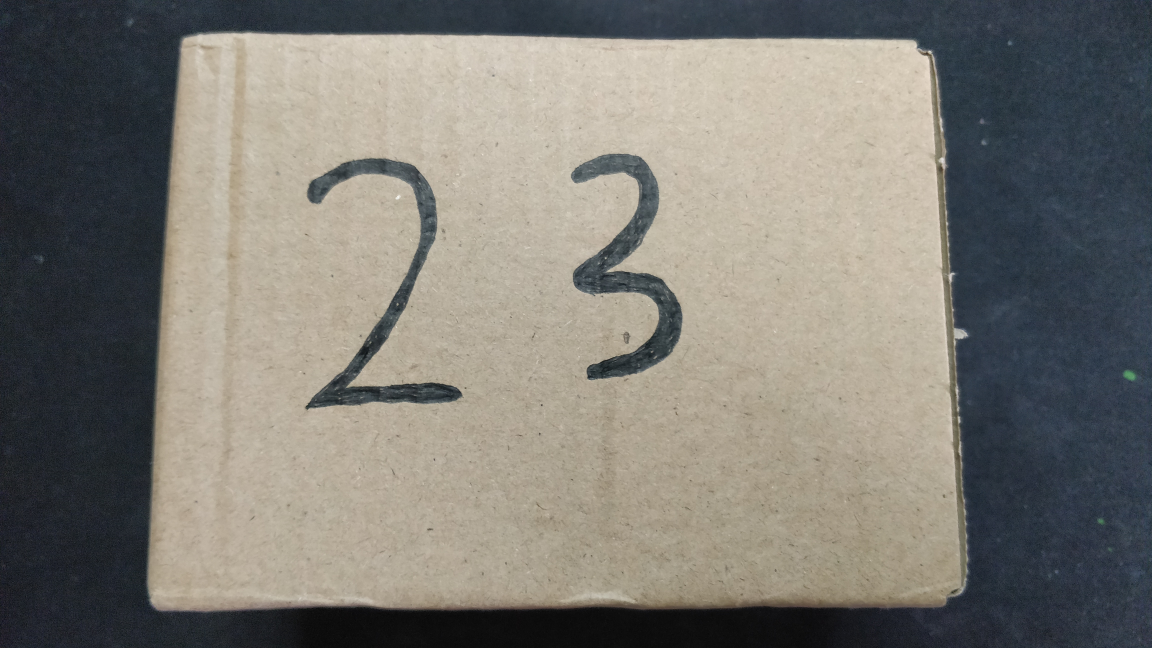
#> input picture pictures/box3.jpg, 4608 x 2592 px (shown at 1/4 size)
$ python Image_Preprocessing.py   (older library calls are emulated)
#> lines starting #> are read from the running program, lines starting #| are printed output that depends on the picture; after the words box and inside, x2 and y2 are one past the last pixel; in counts of white or black regions, pixels touching at a corner belong together
### RegionGrow.py
#!D:\Software\Anaconda\InstallAddress\envs\tensorflow\python.exe
# -*- coding: utf-8 -*-
# @Time : 2019/5/11 12:48
# @Author : Howard
# @Site :
# @File : RegionGrow.py
# @Software: PyCharm
import numpy as np
import cv2


class Point(object):
	def __init__(self, x, y):
		self.x = x
		self.y = y

	def getX(self):
		return self.x

	def getY(self):
		return self.y


def getGrayDiff(img, currentPoint, tmpPoint):
	return abs(int(img[currentPoint.x, currentPoint.y]) - int(img[tmpPoint.x, tmpPoint.y]))


def selectConnects(p):
	if p != 0:
		connects = [Point(-1, -1), Point(0, -1), Point(1, -1), Point(1, 0), Point(1, 1), \
		            Point(0, 1), Point(-1, 1), Point(-1, 0)]
	else:
		connects = [Point(0, -1), Point(1, 0), Point(0, 1), Point(-1, 0)]
	return connects


def regionGrow(img, seeds, thresh, p=1):
	height, weight = img.shape
	seedMark = np.zeros(img.shape)
	seedList = []
	for seed in seeds:
		seedList.append(seed)
	label = 1
	connects = selectConnects(p)
	while (len(seedList) > 0):
		currentPoint = seedList.pop(0)

		seedMark[currentPoint.x, currentPoint.y] = label
		for i in range(8):
			tmpX = currentPoint.x + connects[i].x
			tmpY = currentPoint.y + connects[i].y
			if tmpX < 0 or tmpY < 0 or tmpX >= height or tmpY >= weight:
				continue
			grayDiff = getGrayDiff(img, currentPoint, Point(tmpX, tmpY))
			if grayDiff < thresh and seedMark[tmpX, tmpY] == 0:
				seedMark[tmpX, tmpY] = label
				seedList.append(Point(tmpX, tmpY))
	return seedMark


def select_corner(img):
	[rows, cols] = img.shape  # [行， 列]
	record_min_i = rows
	record_min_j = cols
	record_max_i = 0
	record_max_j = 0
	threshold = 0.01*img.max()
	# 在第一个象限中寻找最接近左上端的角点
	minimum = rows + cols
	record_i1 = rows
	record_j1 = cols
	for i in range(int(rows/2)):
		for j in range(int(cols/2)):
			if img[i, j] > threshold and i + j < minimum:
				minimum = i + j
				record_i1 = i
				record_j1 = j
	# print('第一象限角点为', record_i1, record_j1)
	# 在第二个象限中寻找最接近右上端的角点
	maximum = 0
	record_i2 = 0
	record_j2 = cols
	for i in range(int(rows/2)):
		for j in range(cols - 1, int(cols/2), -1):
			if img[i, j] > threshold and j / (i+1) > maximum:
				maximum = j / (i+1)
				record_i2 = i
				record_j2 = j
	# print('第二象限角点为', record_i2, record_j2)
	# 在第三个象限中寻找最接近左下端的角点
	maximum = 0
	record_i3 = rows
	record_j3 = 0
	for i in range(rows - 1, int(rows/2), -1):
		for j in range(int(cols/2)):
			if img[i, j] > threshold and i / (j+1) > maximum:
				maximum = i / (j+1)
				record_i3 = i
				record_j3 = j
	# print('第三象限角点为', record_i3, record_j3)
	# 在第四个象限中寻找最接近右下端的角点
	maximum = 0
	record_i4 = 0
	record_j4 = 0
	for i in range(rows - 1, int(rows/2), -1):
		for j in range(cols - 1, int(cols/2), -1):
			if img[i, j] > threshold and i + j > maximum:
				maximum = i + j
				record_i4 = i
				record_j4 = j
	# print('第四象限角点为', record_i4, record_j4)
	# 判定最佳ROI范围
	record_min_i = max(record_i1, record_i2)
	record_min_j = max(record_j1, record_j3)
	record_max_i = min(record_i3, record_i4)
	record_max_j = min(record_j2, record_j4)
	# print('The return value is ', record_min_i, record_min_j, record_max_i, record_max_j)
	return [record_min_i, record_min_j, record_max_i, record_max_j]


# [65 lines left out: function main, not called in this run]


# [2 lines that do not run on import are left out]

### mnist_lenet5_app.py
#!D:\Software\Anaconda\InstallAddress\envs\tensorflow\python.exe
# -*- coding: utf-8 -*-
# @Time : 2019/4/14 16:59
# @Author : Howard
# @Site :
# @File : mnist_lenet5_app.py
# @Software: PyCharm
import tensorflow as tf
import numpy as np
from PIL import Image
import mnist_lenet5_backward
import mnist_lenet5_forward


def restore_model(testPicArr):
    with tf.Graph().as_default() as tg:
        x = tf.placeholder(tf.float32, [1, mnist_lenet5_forward.IMAGE_SIZE * mnist_lenet5_forward.IMAGE_SIZE])
        y = mnist_lenet5_forward.forward(x=x, train=False, state=2, regularizer=None)
        preValue = tf.argmax(y, 1)

        variable_averages = tf.train.ExponentialMovingAverage(mnist_lenet5_backward.MOVING_AVERAGE_DECAY)
        variables_to_restore = variable_averages.variables_to_restore()
        saver = tf.train.Saver(variables_to_restore)

        with tf.Session() as sess:
            ckpt = tf.train.get_checkpoint_state(mnist_lenet5_backward.MODEL_SAVE_PATH)
            if ckpt and ckpt.model_checkpoint_path:
                saver.restore(sess, ckpt.model_checkpoint_path)

                preValue = sess.run(preValue, feed_dict={x: testPicArr})
                return preValue
            else:
                print('No checkpoint file found')
                return -1


def pre_pic(img):
    img = Image.fromarray(img)
    reIm = img.resize((28, 28), Image.ANTIALIAS)
    im_arr = np.array(reIm.convert('L'))
    threshold = 50
    for i in range(28):
        for j in range(28):
            im_arr[i][j] = 255 - im_arr[i][j]
            if im_arr[i][j] < threshold:
                im_arr[i][j] = 0
            else:
                im_arr[i][j] = 255

    nm_arr = im_arr.reshape([1, 784])
    nm_arr = nm_arr.astype(np.float32)
    img_ready = np.multiply(nm_arr, 1.0/255.0)

    return img_ready


def application(img):
    img_Arr = pre_pic(img)
    preValue = restore_model(img_Arr)
    return preValue

### Image_Preprocessing.py
#!D:\Software\Anaconda\InstallAddress\envs\tensorflow\python.exe
# -*- coding: utf-8 -*-
# @Time : 2019/4/14 16:53
# @Author : Howard
# @Site :
# @File : Image_Preprocessing.py
# @Software: PyCharm
import cv2
import numpy as np
import mnist_lenet5_app
import RegionGrow as rg


def separate_numbers(img):
	block_size = 160
	rows, cols = img.shape
	minimum = np.min(img)
	seeds = []
	binaryImg = []
	k = 0
	# 持续迭代，直到roi中不存在黑像素
	while (minimum == 0):
		# 遍历roi寻找种子像素
		for i in range(rows):
			for j in range(cols):
				if img[i, j] == 0:
					seeds = [rg.Point(i, j)]
					break
		# 若找到种子像素
		if len(seeds) > 0:
			binaryImg.append(rg.regionGrow(img, seeds, 10))
		else:
			print('未找到种子像素')
			break
		# 将分离出来的数字，从roi中涂白抹除
		for i in range(rows):
			for j in range(cols):
				if binaryImg[k][i, j] != 0.0:
					img[i, j] = 255
		# 再次迭代
		minimum = np.min(img)
		k = k + 1
	binaryImg255 = np.zeros(np.array(binaryImg).shape, dtype=np.uint8)
	for i in range(len(binaryImg)):
		for j in range(rows):
			for k in range(cols):
				if binaryImg[i][j, k] == 0.0:
					binaryImg255[i][j, k] = 255
				else:
					binaryImg255[i][j, k] = 0

	# 数字框选
	nums = []
	pos = []
	for k in range(len(binaryImg255)):
		# 纵向查找
		black_flag = 0
		min_i = 0
		min_j = 0
		max_i = rows
		max_j = cols
		for j in range(cols):
			temp = binaryImg255[k][:, j]
			# 如果j列之前均为白色像素
			if black_flag == 0:
				# j列存在黑色像素，black_flag置1，同时记录此时列数j为min_j
				if np.min(temp) == 0:
					black_flag = 1
					min_j = j
				# j列不存在黑色像素，则继续遍历
			# 如果j列之前存在黑色像素
			elif black_flag == 1:
				# j列不存在黑色像素，black_flag置0，同时记录此时列数j为max_j
				if np.min(temp) == 255:
					black_flag = 0
					max_j = j
			# j列仍然存在黑色像素，则继续遍历
		# 横向查找
		black_flag = 0
		for i in range(rows):
			temp = binaryImg255[k][i, :]
			# 如果i行之前均为白色像素
			if black_flag == 0:
				# i行存在黑色像素，black_flag置1，同时记录此时行数i为min_i
				if np.min(temp) == 0:
					black_flag = 1
					min_i = i
			# i行不存在黑色像素，则继续遍历
			# 如果i行之前存在黑色像素
			elif black_flag == 1:
				# i行不存在黑色像素，black_flag置0，同时记录此时列数i为max_i
				if np.min(temp) == 255:
					black_flag = 0
					max_i = i
		# i行仍然存在黑色像素，则继续遍历
		pic = binaryImg255[k][min_i:max_i, min_j:max_j]
		pic = cv2.resize(pic, (block_size, block_size), interpolation=cv2.INTER_AREA)
		nums.append(pic)
		pos.append([min_i, min_j, max_i, max_j])
	nums = np.array(nums)
	return nums, pos


def fill_blanks(nums):
	nums = np.array(nums)
	block_size = 280
	rows, cols = nums[0].shape
	edge = int((block_size - rows) / 2)
	imgs = []
	for i in range(len(nums)):
		# cv2.imshow('nums', nums[i])
		blank = 255 * np.ones((block_size, block_size), dtype=np.uint8)
		for j in range(rows):
			for k in range(cols):
				blank[j+edge, k+edge] = nums[i, j, k]
		# cv2.imshow('blanks', blank)
		imgs.append(blank)
	imgs = np.array(imgs)
	return imgs


def main():
	# 读取图片
	img = cv2.imread('pictures/box3.jpg')
#> img is the input picture: shape (2592, 4608, 3); mean B, G, R 116.1, 122.8, 125.3
	# 将尺寸变换到合适的大小
	rows = 960
	cols = 540
	img = cv2.resize(img, (rows, cols), interpolation=cv2.INTER_AREA)
#> img: shape (540, 960, 3)
	# 高斯模糊
	gau = cv2.GaussianBlur(img, (3, 3), 1.5)
	# 根据BGR色彩二值化
	binary = cv2.inRange(gau, (65, 100, 100), (230, 235, 235))
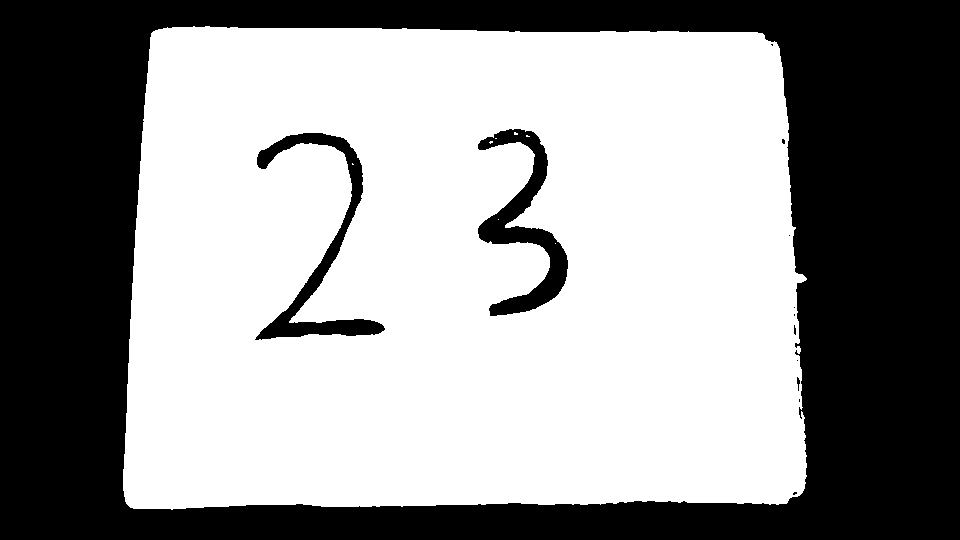
#> binary: shape (540, 960); 58.5% white; 13 black regions (9 under 20 px), largest, box (x1, y1, x2, y2) and area: (0, 0, 960, 540) 205034, (478, 129, 568, 316) 5329, (255, 133, 385, 340) 4918, (797, 377, 800, 391) 24
	# 开运算
	kernel = np.ones((12, 12), np.uint8)
	binary = cv2.morphologyEx(binary, cv2.MORPH_OPEN, kernel)
#> binary: shape (540, 960); 58.3% white; 3 black regions, box (x1, y1, x2, y2) and area: (0, 0, 960, 540) 205731, (479, 130, 569, 317) 5484, (256, 134, 386, 341) 5046
	binary = np.float32(binary)
	# 角点检测
	dst = cv2.cornerHarris(binary, 8, 3, 0.05)
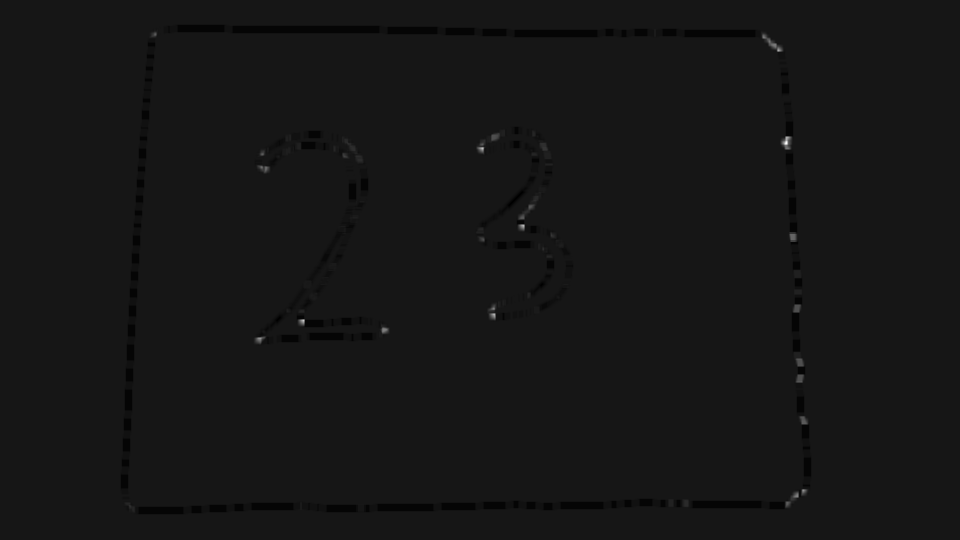
#> dst: shape (540, 960) float32; min -17665024, max 184621440, mean -245357.9; drawn with min black and max white
	# 调用select_corner()挑选出角点
	[min_i, min_j, max_i, max_j] = rg.select_corner(dst)
#> in select_corner, `threshold = 0.01*img.max()`: threshold = 1846214.4
#> min_i = 32; min_j = 150; max_i = 495; max_j = 764
	cv2.rectangle(img, (min_j-1, min_i-1), (max_j-1, max_i-1), (0, 255, 0), 2)  # 以绿色在原图img上绘制ROI区域
	cv2.putText(img, 'Express package', (min_j, min_i - 5), cv2.FONT_ITALIC, 0.75, (0, 255, 0), 2)
	# 根据角点提取出感兴趣区域ROI
	roi = binary[min_i:max_i, min_j:max_j]
#> roi: shape (463, 614) float32; 96.2% white; 7 black regions (2 under 20 px), largest, box (x1, y1, x2, y2) and area: (329, 98, 419, 285) 5484, (106, 102, 236, 309) 5046, (360, 0, 451, 1) 91, (530, 0, 614, 2) 89, (0, 0, 4, 18) 27
	roi = np.uint8(roi)
	# 对ROI进行闭运算，以消除边缘噪声
	kernel = np.ones((5, 5), np.uint8)
	roi = cv2.morphologyEx(roi, cv2.MORPH_CLOSE, kernel)
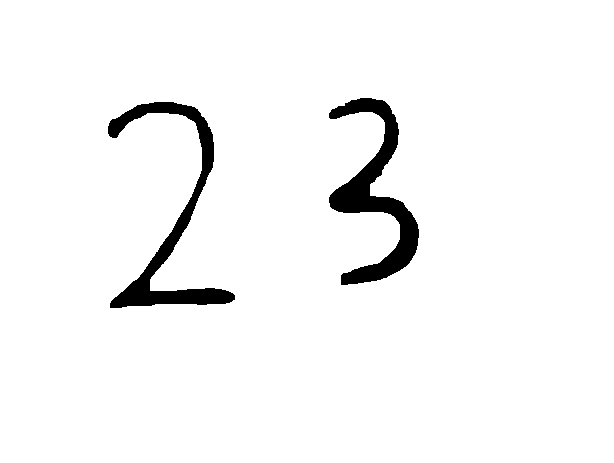
#> roi: shape (463, 614); 96.3% white; 2 black regions, box (x1, y1, x2, y2) and area: (329, 98, 419, 285) 5481, (108, 102, 235, 308) 5028
	# 从ROI中分离出各个数字，以list形式存储
	nums, pos = separate_numbers(roi)
#> in separate_numbers, `minimum = np.min(img)`: minimum = 0
#> the loop in separate_numbers, `while (minimum == 0):` made 2 passes
#> (height in regionGrow, weight in regionGrow, label in regionGrow) on pass 1: (463, 614, 1)
#> after the loop in separate_numbers, `while (minimum == 0):`: img: shape (463, 614); every value is 255
#> the loop in separate_numbers, `for i in range(len(binaryImg)):` made 2 passes
#> the loop in separate_numbers, `for k in range(len(binaryImg255)):` made 2 passes
#> pass 1, in separate_numbers, `pic = binaryImg255[k][min_i:max_i, min_j:max_j]`:
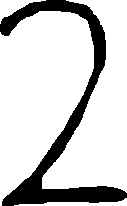
#> pic: shape (206, 127); 80.8% white; 1 black region, box (x1, y1, x2, y2) and area: (0, 0, 127, 206) 5028
#> pass 1, in separate_numbers, `pic = cv2.resize(pic, (block_size, block_size), interpolation=cv2.INTE..`:
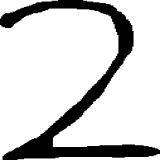
#> pic: shape (160, 160); min 0, max 255, mean 206
	for i in range(len(nums)):
		cv2.imshow('nums[%d]' % i, nums[i])
#> this loop made 2 passes
	# for i in range(len(nums)):
	# 	cv2.imshow('nums[%d]' % i, nums[i]  )
	# 在分离出的各个数字周围以白色像素填充
	nums = fill_blanks(nums)
#> the loop in fill_blanks, `for i in range(len(nums)): # cv2.imshow('nums', nums[i])` made 2 passes
#> after the loop in fill_blanks, `for i in range(len(nums)):`:
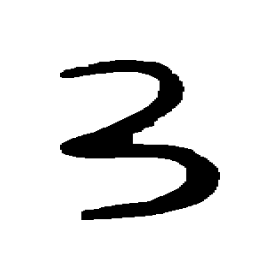
#> blank: shape (280, 280); min 0, max 255, mean 227.9
	for i in range(len(nums)):
		cv2.imshow('nums[%d]' % i, nums[i])
	# for i in range(len(nums)):
	# 	cv2.imshow('blank_nums[%d]' % i, nums[i])
	# 计算并显示结果
	result = []
	final = 0
	length = len(nums)
	for i in range(length):
		# 计算过程
		number = mnist_lenet5_app.application(nums[i])
		result.append(number)
		final = final + int(result[i]) * pow(10, (length - 1) - i)
		# 绘制图像
		cv2.rectangle(img, (min_j+pos[i][1]-2, min_i+pos[i][0]-2), (min_j+pos[i][3]-2, min_i+pos[i][2]-2), (0, 0, 255), 2)
		cv2.putText(img, 'nums[%d]=%d' % (i, number), (min_j+pos[i][1], min_i+pos[i][0] - 7), cv2.FONT_ITALIC, 0.75, (0, 0, 255), 2)
#> this loop made 1 pass
#> pass 1, in pre_pic, `reIm = img.resize((28, 28), Image.ANTIALIAS)`:
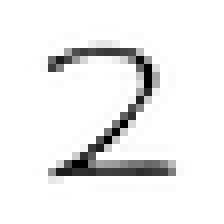
#> reIm: PIL image 28x28 L (shown 8 times larger); min 0, max 255, mean 237.9
	cv2.putText(img, 'The result is %d' % final, (0, cols-2), cv2.FONT_ITALIC, 0.75, (255, 255, 255), 2)

	cv2.imshow('img', img)
	# cv2.imshow('binary', binary)
	# cv2.imshow('dst', dst)
	# cv2.imshow('roi', roi)
	cv2.waitKey(0)
	cv2.destroyAllWindows()


if __name__ == '__main__':
	main()
#> (the call stopped at in restore_model, `with tf.Graph().as_default() as tg:`: tensorflow is not available in this run)

$ run again, with pictures/box2.jpg copied over pictures/box3.jpg
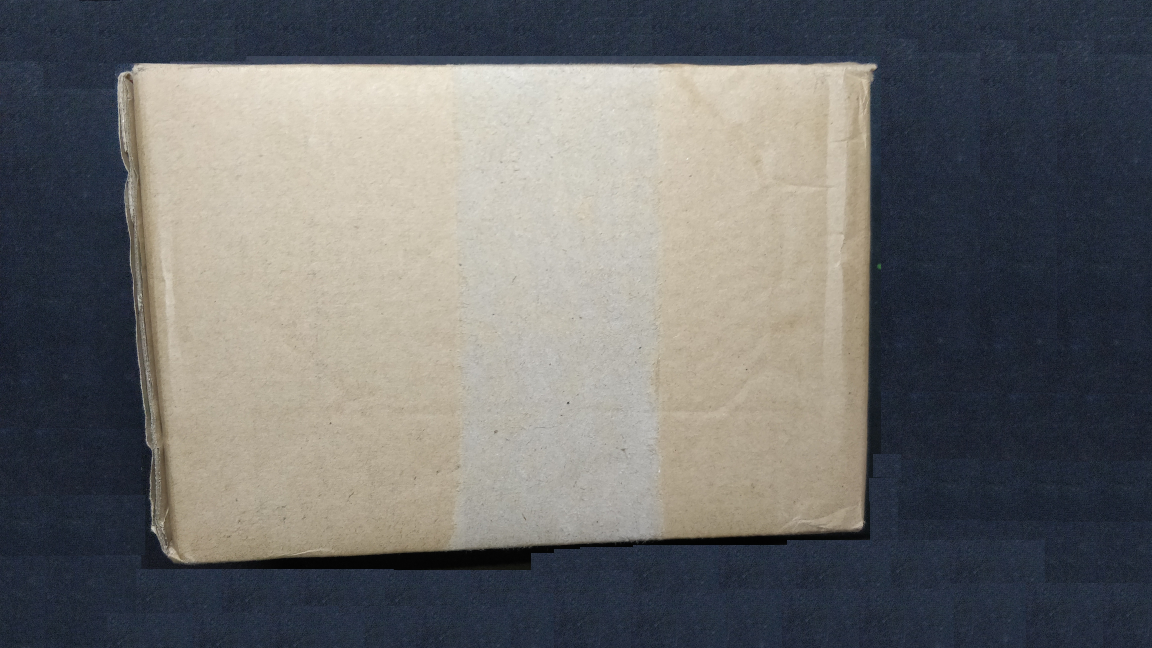
#> input picture pictures/box2.jpg, 4608 x 2592 px (shown at 1/4 size)
#> in main, img is the input picture: shape (2592, 4608, 3); mean B, G, R 108.2, 108.5, 108.4
#> in main, `binary = cv2.inRange(gau, (65, 100, 100), (230, 235, 235))`:
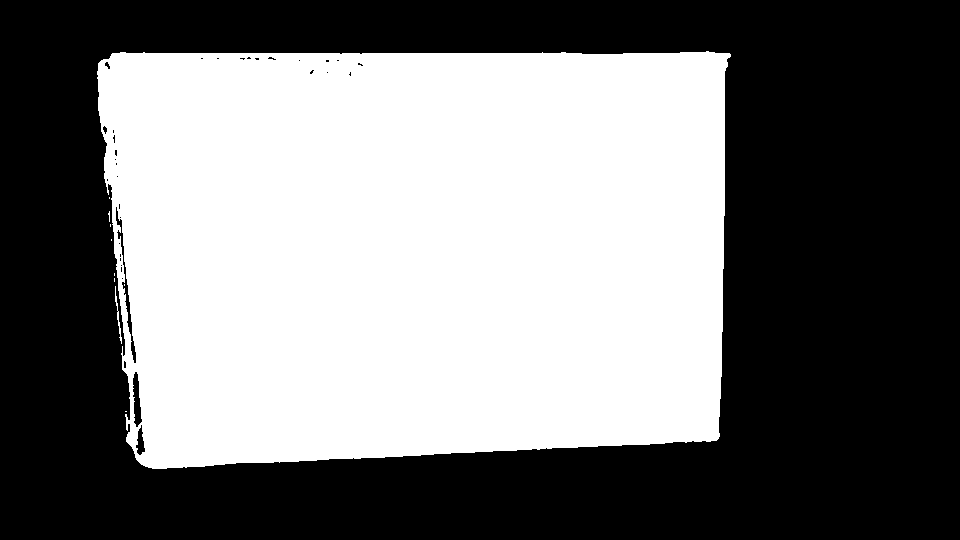
#> binary: shape (540, 960); 47% white; 10 white regions (8 under 20 px), largest, box (x1, y1, x2, y2) and area: (97, 51, 731, 469) 243589, (115, 286, 122, 344) 90
#> threshold = 2221483.2
#> min_i = 52; min_j = 141; max_i = 444; max_j = 720
#> in separate_numbers, `minimum = np.min(img)`: minimum = 0
#> the loop in separate_numbers, `while (minimum == 0):` made 4 passes
#> (height in regionGrow, weight in regionGrow, label in regionGrow, minimum, k) on pass 1: (392, 579, 1, 0, 1)
#> the loop in separate_numbers, `for i in range(len(binaryImg)):` made 4 passes
#> the loop in separate_numbers, `for k in range(len(binaryImg255)):` made 4 passes
#> the loop in main, `for i in range(len(nums)):` made 4 passes
#> the loop in fill_blanks, `for i in range(len(nums)): # cv2.imshow('nums', nums[i])` made 4 passes
#> the loop in main, `for i in range(len(nums)):` made 4 passes
#> pass 2, in main, `cv2.imshow('nums[%d]' % i, nums[i])`:
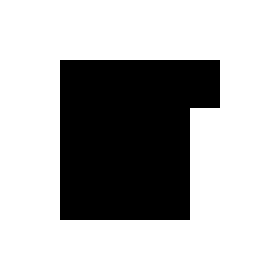
#> window 'nums[1]': shape (280, 280); 71.6% white; 1 black region, box (x1, y1, x2, y2) and area: (60, 60, 220, 220) 22240
